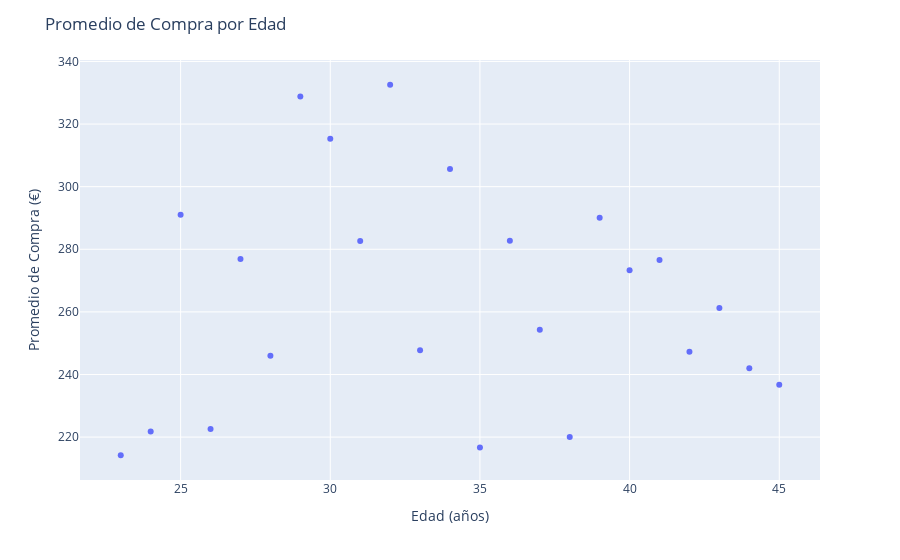

Notebook code cell kept with this figure:
### Markdown cell above
# que se entienda que es el promedio de compra por cada edad...
23   500
23  200 
23  100

### Code cell
import plotly.express as px

# FUSIONO LOS DATAFRAMES DF_TRANSACTIONS Y DF_USERS EN DF_MERGED.
df_merged = df_transactions.merge(df_users, left_on='user_id', right_on='id')

# Obtengo el promedio de compra (amount) agrupado por edad (age) utilizando 'groupby' en df_merged.
average_purchase_by_age = df_merged.groupby('age')['amount'].mean().reset_index()

# Calcular correlación de Pearson entre edad y promedio de compra
correlation = average_purchase_by_age['age'].corr(average_purchase_by_age['amount'])
display(Markdown(f"**Correlación de Pearson entre Edad y Promedio de Compra: valor obtenido:** {correlation:.2f}"))

# Crear gráfico de dispersión con Plotly Express
fig = px.scatter(average_purchase_by_age, x='age', y='amount')

# Agregar título y etiquetas de ejes
fig.update_layout(
    title='Promedio de Compra por Edad',
    xaxis_title='Edad (años)',
    yaxis_title='Promedio de Compra (€)'
)

# Mostrar el gráfico
fig.show()

### Figure 1 — Plotly figure (JSON) as saved in the notebook; plotly's stock layout.template omitted (floating-point values rounded to 4 significant figures)
{"data": [{"hovertemplate": "age=%{x}<br>amount=%{y}<extra></extra>", "legendgroup": "", "marker": {"color": "#636efa", "symbol": "circle"}, "mode": "markers", "name": "", "orientation": "v", "showlegend": false, "type": "scatter", "x": [23, 24, 25, 26, 27, 28, 29, 30, 31, 32, 33, 34, 35, 36, 37, 38, 39, 40, 41, 42, 43, 44, 45], "xaxis": "x", "y": [214.2, 221.8, 291.0, 222.6, 276.9, 246.0, 328.8, 315.3, 282.6, 332.6, 247.7, 305.6, 216.7, 282.7, 254.3, 220.1, 290.1, 273.3, 276.6, 247.3, 261.2, 242.0, 236.7], "yaxis": "y"}], "layout": {"legend": {"tracegroupgap": 0}, "margin": {"t": 60}, "title": {"text": "Promedio de Compra por Edad"}, "xaxis": {"anchor": "y", "domain": [0, 1], "title": {"text": "Edad (años)"}}, "yaxis": {"anchor": "x", "domain": [0, 1], "title": {"text": "Promedio de Compra (€)"}}}}
